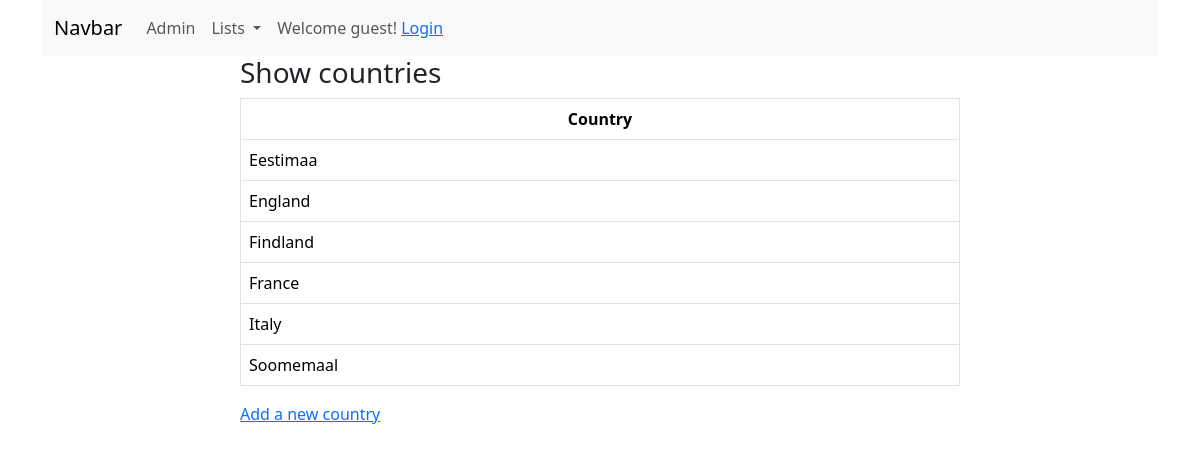
Page /booksapp/country_list/ on the earlier database version.
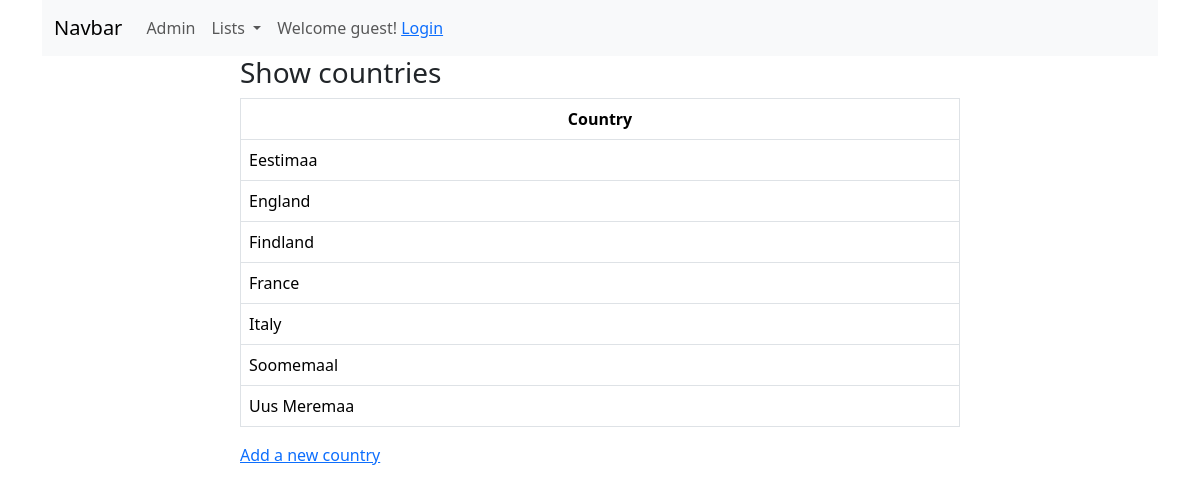
Same page on the later database version.
### booksapp/models.py (models this page shows)
class Country(models.Model):
    country = models.CharField(max_length=50, validators=[MinLengthValidator(3)])
    class Meta:
        verbose_name_plural = 'countries'
    def __str__(self):
        return self.country

### booksapp/views.py (the view)
# urls.py: path('country_list/', views.CountryListView.as_view(), name='country_list'),  # Country List View
class CountryListView(ListView):
    model = Country
    queryset = Country.objects.order_by('country')
    context_object_name = 'countries'  # object_list is default

### booksapp/templates/booksapp/country_list.html (shortened to what this page needs)
{% extends 'base.html' %}
{% block content %}
    <div class="container">
        <div class="row">
            <div class="col-8 mx-auto">
                <h3>Show countries</h3>
                <table class="table table-bordered table-hover">
                    <thead>
                    <tr class="text-center">
                        <th>Country</th>
                    </tr>
                    </thead>
                    <tbody>
                    {% for country in countries %}
                        <tr>
                            <td>{{ country }}</td>
                        </tr>
                    {% endfor %}
                    </tbody>
                </table>
                <a href="{% url 'booksapp:country_create' %}">Add a new country</a>
            </div>
        </div>
    </div>
{% endblock %}

Differences in the rows shown:
added Country: country "Uus Meremaa"
